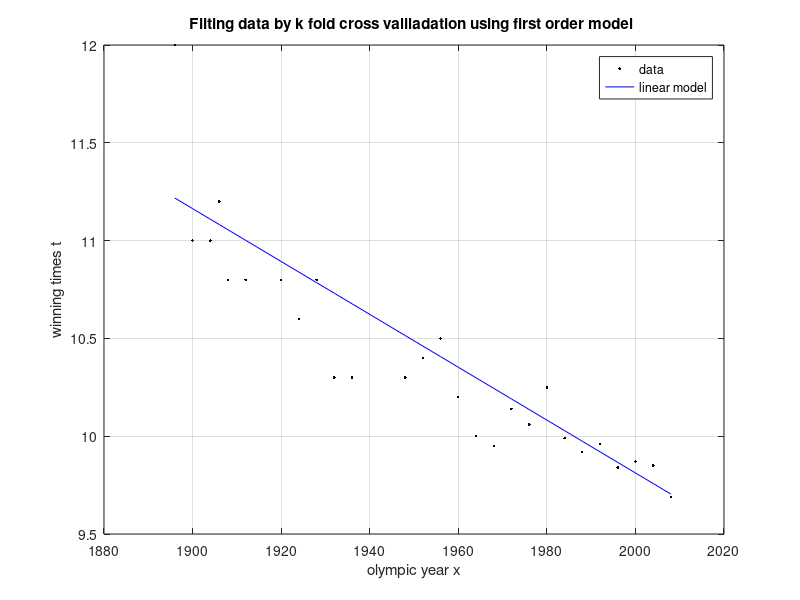

The MATLAB script that drew this image:
%BANDA NAVEEN-22104061(Assignment-1)
%problem3a: 3 fold cross valiladation using first order model 
clc;
clear all;
close all;
load('olympic_data.mat','data');%loading the olympic data from the text
x=data(1:end,1);%data of years 
t=data(1:end,2);%data of winning times to cooresponding years
X=[ones(length(x),1) x];%matrix w.r.t to first order model before estimate
w=zeros(2,3);
avgerror=zeros(1,3);
%% using first two folds to make model and last fold for validation
x1=x(1:18);
X1=[ones(length(x1),1) x1];
w(1:2,1)=(inv((X1')*X1))*(X1')*t(1:18);%esimate of first two folds
t1=X*w(1:2,1);
e1=t1(19:27)-t(19:27);%validation error of last fold data values
avgerror(1)=mean(e1.^2);%avaerage error of validation error
%% second and third fold used to fit the data and first one is for validation
x2=x(10:27);
X2=[ones(length(x2),1) x2];
w(1:2,2)=(inv((X2')*X2))*(X2')*t(10:27);
t2=X*w(1:2,2);
e2=t2(1:9)-t(1:9);%validation error of first fold
avgerror(2)=mean(e2.^2);%avaerage error of validation error
%% first and third fold used to fit the data and second one is for validation
s1=data(1:9,1)';
s2=data(19:27,1)';
x3=[s1 s2]';
s3=data(1:9,2)';
s4=data(19:27,2)';
te=[s3 s4]';
X3=[ones(length(x3),1) x3];
w(1:2,3)=(inv((X3')*X3))*(X3')*te;
t3=X*w(1:2,3);
e3=t3(10:19)-t(10:19);%validation error of second fold
avgerror(3)=mean(e3.^2);%avaerage error of validation error
%% deciding of minimum error and fiiting the data coresponding least avaerage error
[C,I] = min(avgerror);
t_final=X*w(:,I);
plot(x,t,'k.')
hold on;
plot(x,t_final,'b')
grid on;
xlabel('olympic year x')
ylabel('winning times t')
legend('data','linear model')
title('Fiiting data by k fold cross valiladation using first order model ')
